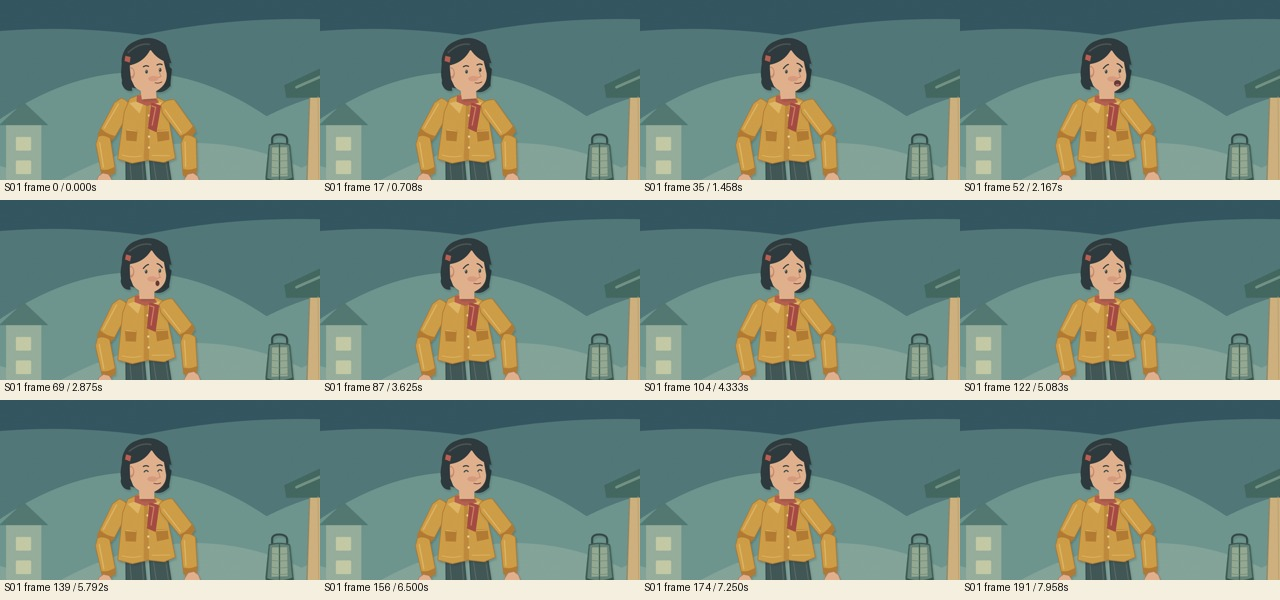
#> input picture production/artifacts/Q2/polish-r0/review/S01-samples.jpg, 1280 x 600 px
$ python -i alpha_overlap.py   (imports and definitions only)
#> lines starting #> are read from the running program, lines starting #| are printed output that depends on the picture
"""Measure projected opaque-pixel overlap, not physical penetration or depth."""
import hashlib
import json
import math
import sys
from pathlib import Path
from PIL import Image, ImageChops

ROOT = Path(__file__).resolve().parents[2]

def sha(data): return hashlib.sha256(data).hexdigest()
def projection(sprite, asset, image, bounds):
    sx, sy = sprite['scaleX'], sprite['scaleY']
    if not all(math.isfinite(n) and abs(n) <= 1e9 for n in (sx,sy,sprite['x'],sprite['y'],sprite['rotation'])) or sx == 0 or sy == 0:
        raise ValueError('ALPHA_TRANSFORM')
    theta = math.radians(sprite['rotation']); c,s = math.cos(theta),math.sin(theta)
    rx,ry=image.width/asset['width'],image.height/asset['height']
    a,b=rx*c/sx,rx*s/sx
    d,e=-ry*s/sy,ry*c/sy
    x0,y0=bounds[0],bounds[1]
    coeff=(a,b,rx*asset['pivot'][0]+a*(x0-sprite['x'])+b*(y0-sprite['y']),
           d,e,ry*asset['pivot'][1]+d*(x0-sprite['x'])+e*(y0-sprite['y']))
    return image.getchannel('A').transform((bounds[2]-x0,bounds[3]-y0),Image.Transform.AFFINE,coeff,Image.Resampling.NEAREST)

def inspect(source):
    data=source.read_bytes(); doc=json.loads(data)
    if doc['shot']!='S05' or doc['fps']!=24 or len(doc['frames'])!=192: raise ValueError('ALPHA_INPUT')
    assets={x['id']:x for x in doc['pack']['assets']}
    textures={x['id']:x for x in doc['textures']['textures']}
    selected=['props/lantern-lit','mai/torso','an/torso']; images={}; hashes={}
    for name in selected:
        entry=textures[name]; asset=assets[name]
        if entry['sourceSha256']!=asset['sha256']: raise ValueError('ALPHA_SOURCE_HASH')
        file=(ROOT/'out/art-q1'/entry['file']).resolve();raw=file.read_bytes()
        if sha(raw)!=entry['sha256']: raise ValueError('ALPHA_TEXTURE_HASH')
        img=Image.open(file);img.load()
        if img.size!=(entry['width'],entry['height']) or img.mode!='RGBA': raise ValueError('ALPHA_TEXTURE_FORMAT')
        images[name]=img;hashes[name]=entry['sha256']
    # Frozen 50%-alpha threshold; 1920x1080 stage pixels, nearest sample.
    hits={k:[] for k in ['mai.torso','an.torso']}; max_pixels={k:0 for k in hits}
    for index,frame in enumerate(doc['frames']):
        sprites={s['id']:s for s in frame['sprites']};lamp=sprites['lamp']
        for id in hits:
            torso=sprites[id]; bounds=(0,0,1920,1080)
            a=projection(lamp,assets[lamp['asset']],images[lamp['asset']],bounds).point(lambda x:255 if x>=128 else 0)
            b=projection(torso,assets[torso['asset']],images[torso['asset']],bounds).point(lambda x:255 if x>=128 else 0)
            pixels=ImageChops.multiply(a,b).histogram()[255]
            if pixels: hits[id].append({'frame':index,'pixels':pixels})
            max_pixels[id]=max(max_pixels[id],pixels)
    return {'status':'OBSERVATION_ONLY','sourceSha256':sha(data),'textureSha256':hashes,'frames':192,
            'alphaThreshold':128,'sampling':'nearest in 1920x1080 stage space','overlap':hits,'maximumPixels':max_pixels,
            'limitations':['Screen-space opaque overlap ignores physical depth and allowed layered occlusion.',
                           'Threshold and nearest sampling are diagnostic, not calibrated artistic or collision criteria.',
                           'Not an approval or proof of 3D penetration.']}
# [3 lines not run here, left out]

>>> import cv2
>>> picture = cv2.imread('../../artifacts/Q2/polish-r0/review/S01-samples.jpg', cv2.IMREAD_GRAYSCALE)
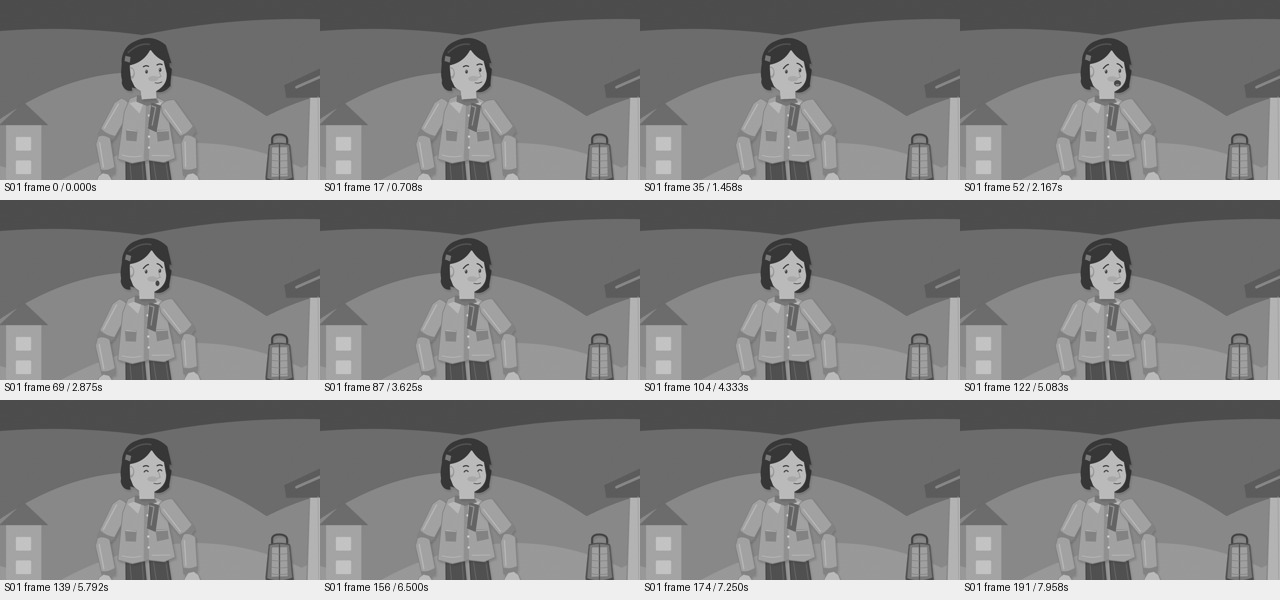
#> picture: shape (600, 1280); min 17, max 249, mean 131.4
#> (the run stopped early here; a loop or call above may not have finished)

$ run again, on production/artifacts/Q2/polish-r0/review/S03-samples.jpg
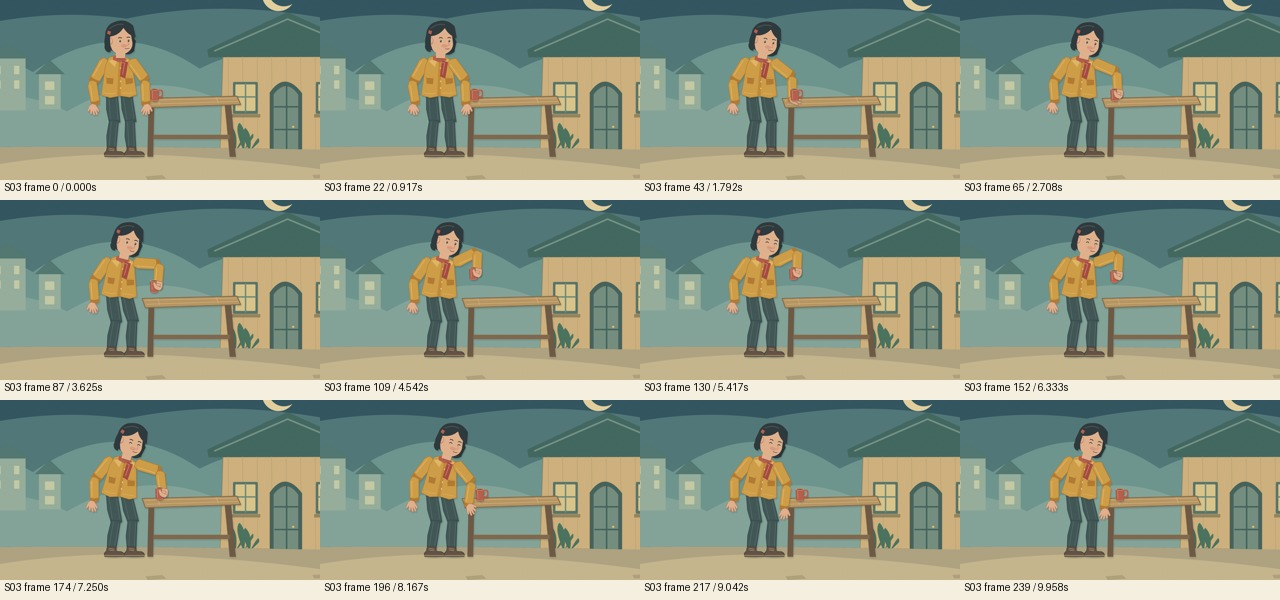
#> input picture production/artifacts/Q2/polish-r0/review/S03-samples.jpg, 1280 x 600 px
#> `picture = cv2.imread('../../artifacts/Q2/polish-r0/review/S01-samples...`:
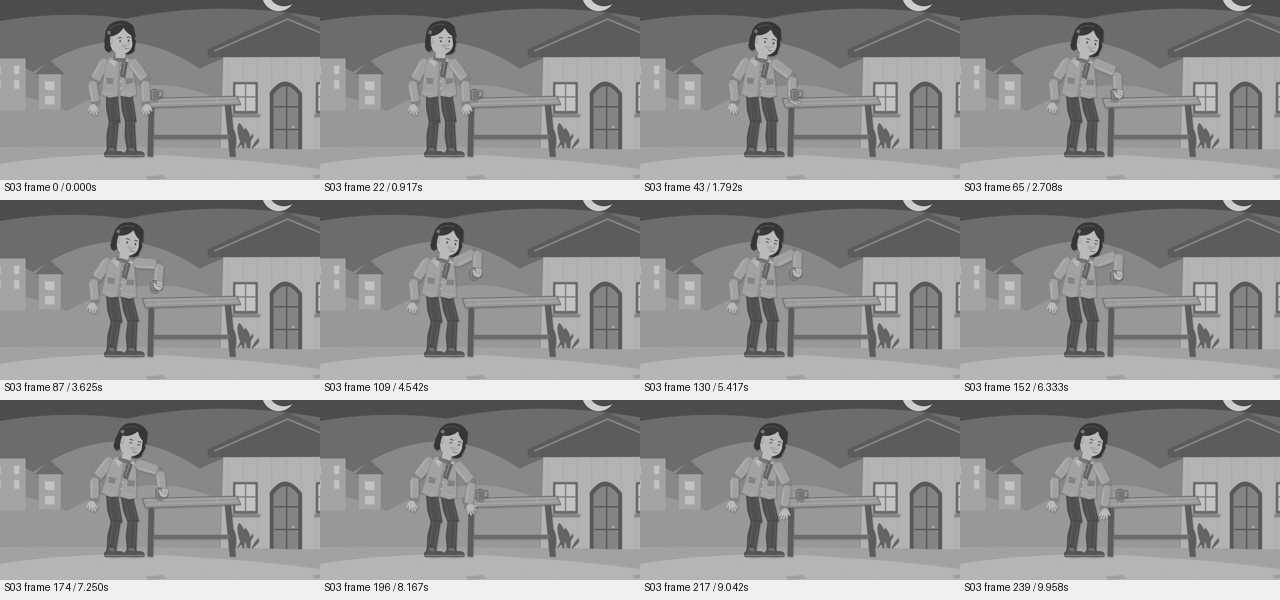
#> picture: shape (600, 1280); min 18, max 252, mean 145.9

$ run again, on production/artifacts/Q2/polish-r0/review/S04-samples.jpg
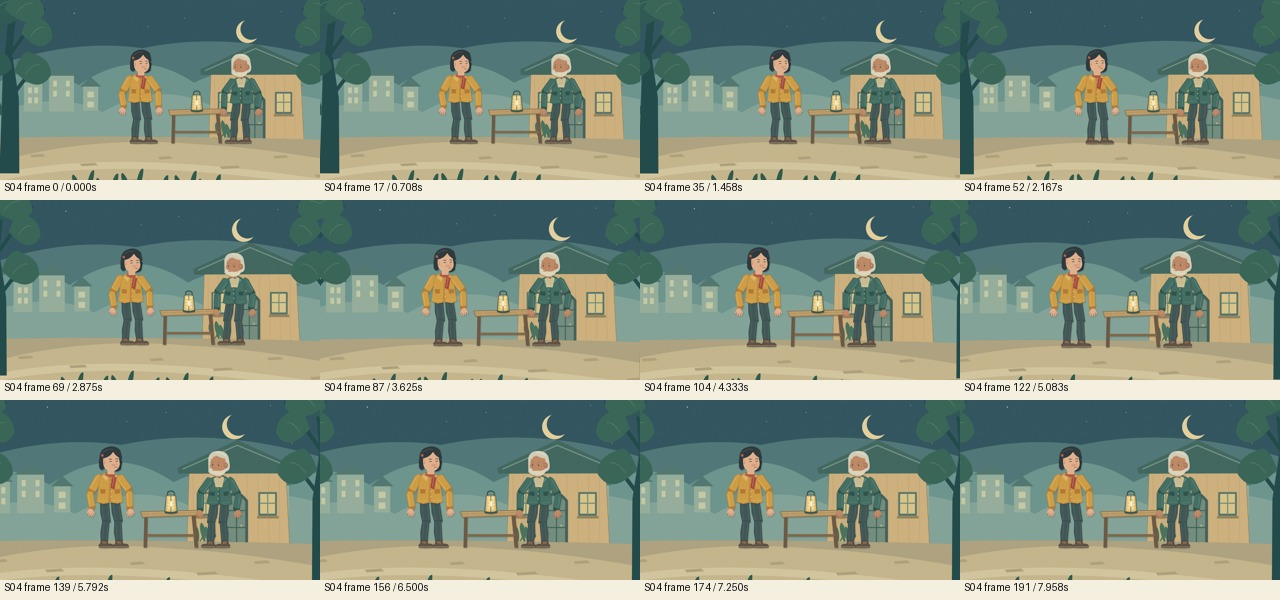
#> input picture production/artifacts/Q2/polish-r0/review/S04-samples.jpg, 1280 x 600 px
#> `picture = cv2.imread('../../artifacts/Q2/polish-r0/review/S01-samples...`:
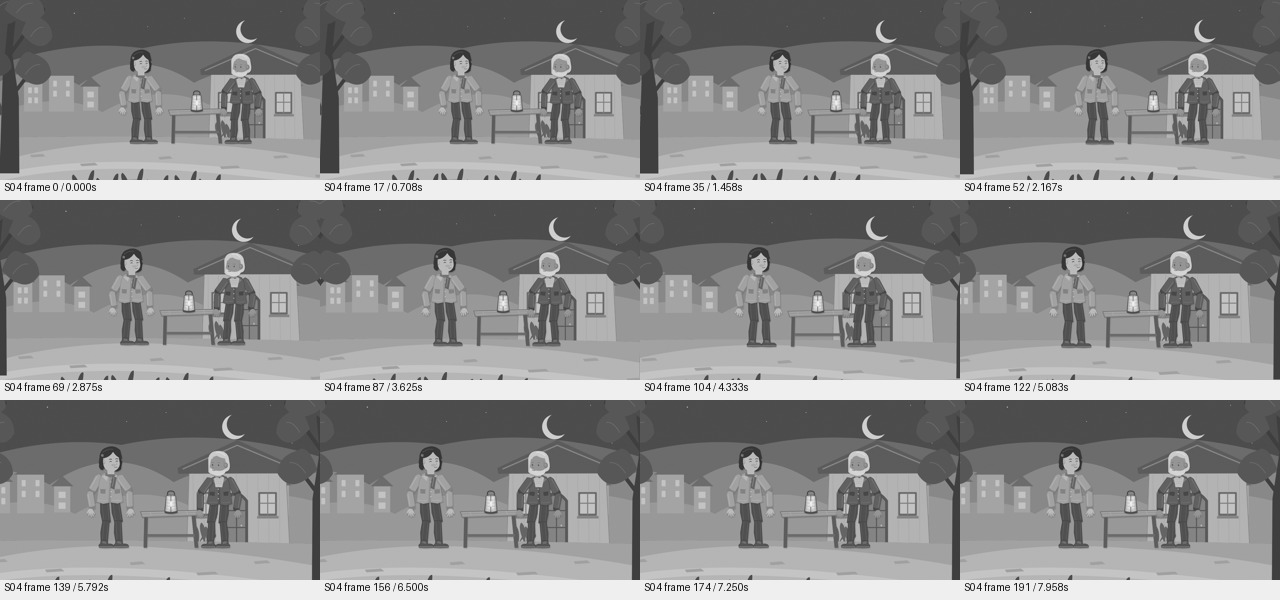
#> picture: shape (600, 1280); min 17, max 250, mean 137.7

$ run again, on production/artifacts/Q2/polish-r0/review/S05-samples.jpg
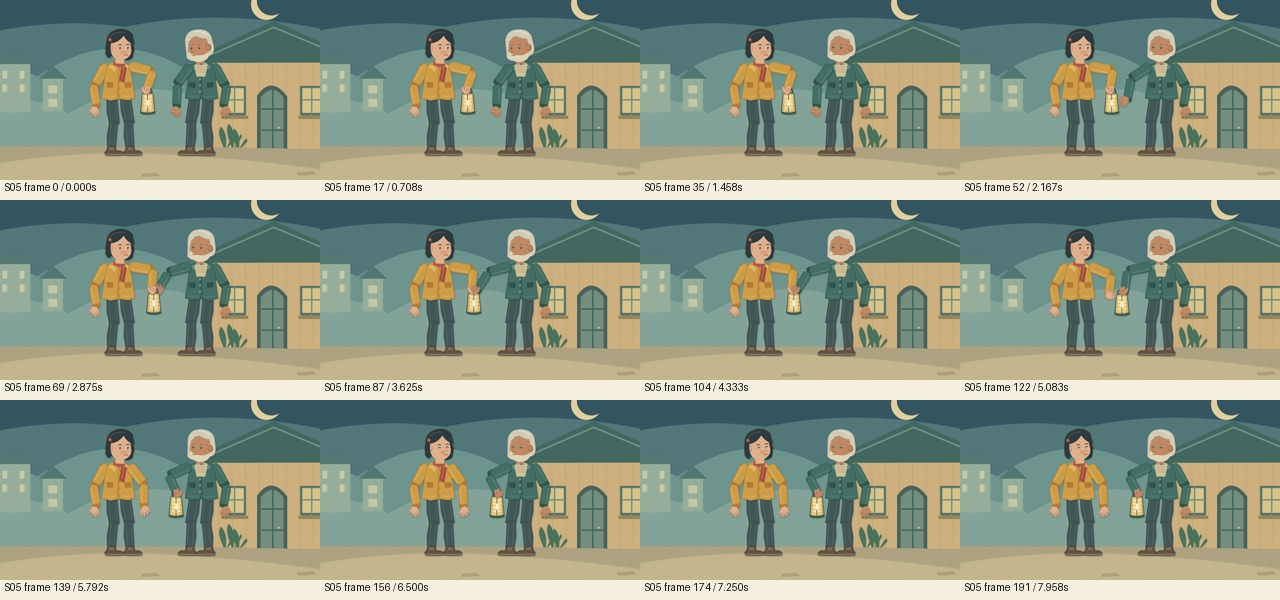
#> input picture production/artifacts/Q2/polish-r0/review/S05-samples.jpg, 1280 x 600 px
#> `picture = cv2.imread('../../artifacts/Q2/polish-r0/review/S01-samples...`:
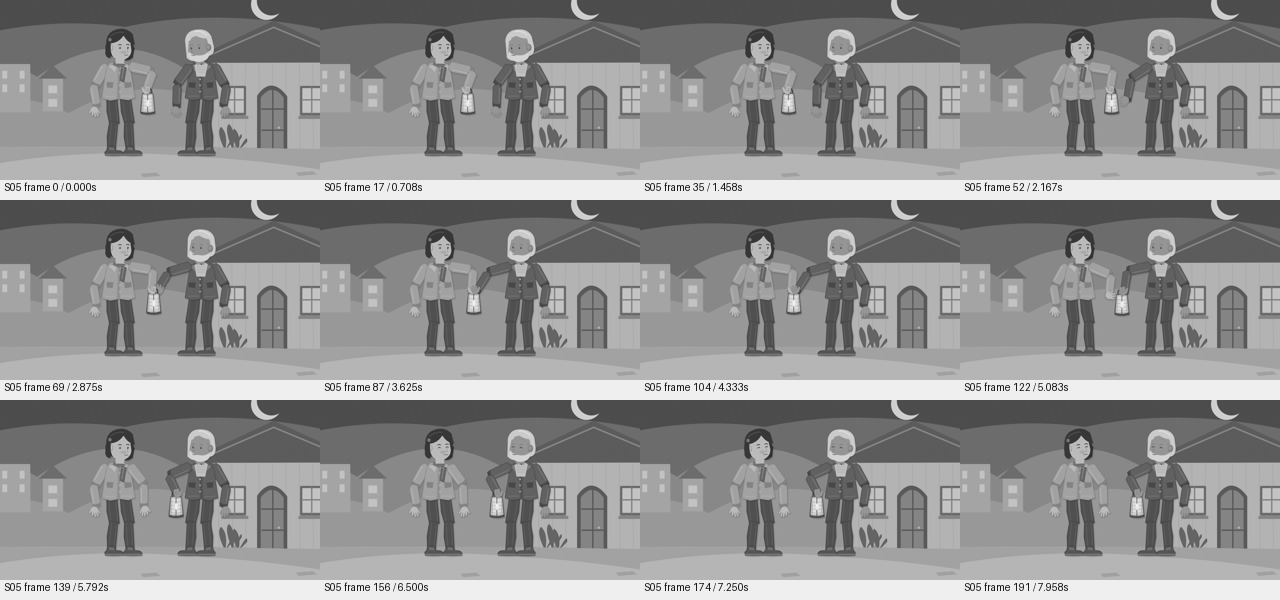
#> picture: shape (600, 1280); min 17, max 249, mean 143.5
